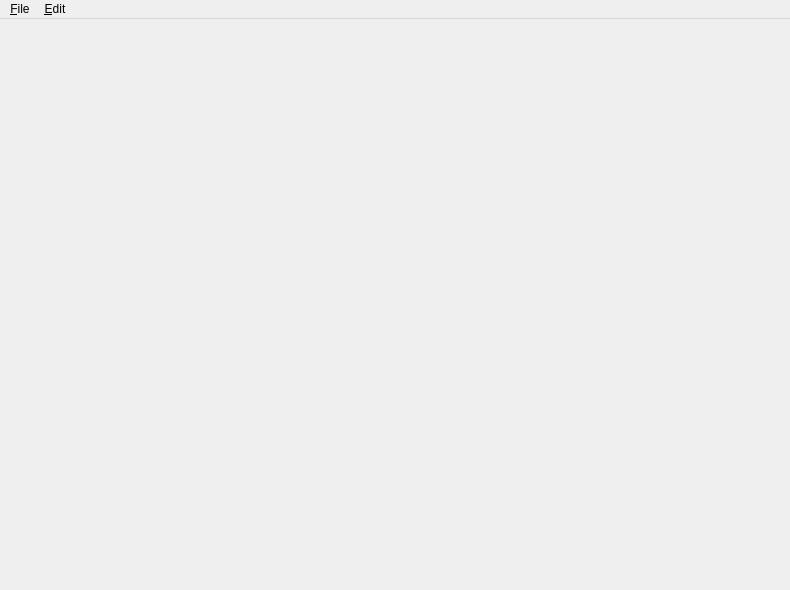
<?xml version="1.0" encoding="UTF-8"?>
<ui version="4.0">
 <class>MainWindow</class>
 <widget class="QMainWindow" name="MainWindow">
  <property name="geometry">
   <rect>
    <x>0</x>
    <y>0</y>
    <width>790</width>
    <height>590</height>
   </rect>
  </property>
  <property name="windowTitle">
   <string>Terminal</string>
  </property>
  <widget class="QWidget" name="centralwidget">
   <layout class="QHBoxLayout" name="horizontalLayout">
    <property name="margin">
     <number>0</number>
    </property>
    <item>
     <widget class="QTabWidget" name="tabWidget">
      <property name="currentIndex">
       <number>-1</number>
      </property>
      <property name="documentMode">
       <bool>true</bool>
      </property>
      <property name="tabsClosable">
       <bool>true</bool>
      </property>
      <property name="movable">
       <bool>true</bool>
      </property>
     </widget>
    </item>
   </layout>
  </widget>
  <widget class="QMenuBar" name="menubar">
   <property name="geometry">
    <rect>
     <x>0</x>
     <y>0</y>
     <width>790</width>
     <height>24</height>
    </rect>
   </property>
   <widget class="QMenu" name="menu_File">
    <property name="title">
     <string>&amp;File</string>
    </property>
    <addaction name="actionNewTab"/>
    <addaction name="actionNewWindow"/>
    <addaction name="separator"/>
    <addaction name="actionOpenFileManager"/>
    <addaction name="actionCloseTab"/>
    <addaction name="separator"/>
    <addaction name="actionQuit"/>
   </widget>
   <widget class="QMenu" name="menu_Edit">
    <property name="title">
     <string>&amp;Edit</string>
    </property>
    <addaction name="actionCopy"/>
    <addaction name="actionPaste"/>
    <addaction name="separator"/>
    <addaction name="actionFind"/>
   </widget>
   <addaction name="menu_File"/>
   <addaction name="menu_Edit"/>
  </widget>
  <action name="actionNewTab">
   <property name="text">
    <string>New &amp;Tab</string>
   </property>
   <property name="shortcut">
    <string>Meta+T</string>
   </property>
  </action>
  <action name="actionNewWindow">
   <property name="text">
    <string>New &amp;Window</string>
   </property>
   <property name="shortcut">
    <string>Meta+N</string>
   </property>
  </action>
  <action name="actionOpenFileManager">
   <property name="text">
    <string>&amp;Open File Manager</string>
   </property>
  </action>
  <action name="actionCloseTab">
   <property name="text">
    <string>&amp;Close Tab</string>
   </property>
   <property name="shortcut">
    <string>Meta+W</string>
   </property>
  </action>
  <action name="actionQuit">
   <property name="text">
    <string>&amp;Quit</string>
   </property>
   <property name="shortcut">
    <string>Meta+Q</string>
   </property>
   <property name="menuRole">
    <enum>QAction::QuitRole</enum>
   </property>
  </action>
  <action name="actionCopy">
   <property name="text">
    <string>&amp;Copy</string>
   </property>
   <property name="shortcut">
    <string>Meta+C</string>
   </property>
  </action>
  <action name="actionPaste">
   <property name="text">
    <string>&amp;Paste</string>
   </property>
   <property name="shortcut">
    <string>Meta+V</string>
   </property>
  </action>
  <action name="actionFind">
   <property name="text">
    <string>&amp;Find...</string>
   </property>
   <property name="shortcut">
    <string>Meta+F</string>
   </property>
  </action>
 </widget>
 <resources/>
 <connections/>
</ui>
